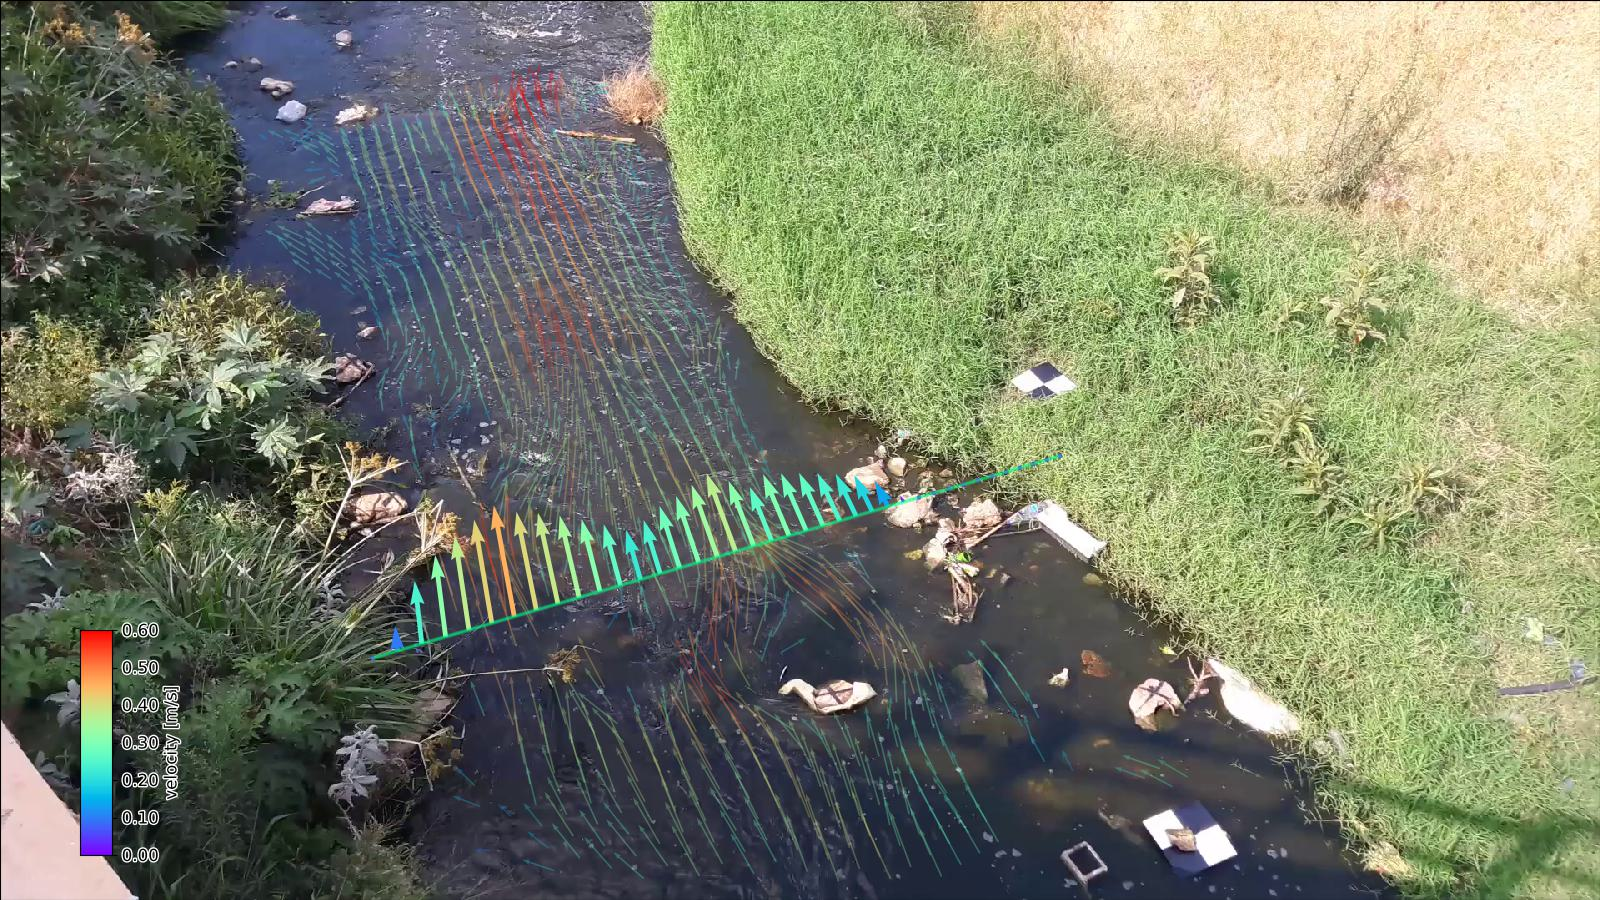

Generate this figure with Python:
import xarray as xr
import pandas as pd
import pyorc
from matplotlib.colors import Normalize
ds = xr.open_dataset("examples/ngwerere/ngwerere_masked.nc")

# also open the original video file, only one frame needed
video_file = "examples/ngwerere/ngwerere_20191103.mp4"

video = pyorc.Video(video_file, start_frame=0, end_frame=1)

# borrow the camera config from the velocimetry results
video.camera_config = ds.velocimetry.camera_config

# get the frame as rgb
da_rgb = video.get_frames(method="rgb")

# read a cross section
cross_section = pd.read_csv("examples/ngwerere/ngwerere_cross_section.csv")
x = cross_section["x"]
y = cross_section["y"]
z = cross_section["z"]

# get data over the cross section
ds_points = ds.velocimetry.get_transect(x, y, z, crs=32735, rolling=4)

# get vertically integrated velocities
ds_points_q = ds_points.transect.get_q(fill_method="log_interp")

# plot the rgb frame first. We use the "camera" mode to plot the camera perspective.
norm = Normalize(vmin=0., vmax=0.6, clip=False)

# plot the first frame and return the mappable
p = da_rgb[0].frames.plot(mode="camera")

# extract mean velocity and plot in camera projection
ds.mean(dim="time", keep_attrs=True).velocimetry.plot(
    ax=p.axes,  # use the axes already created with the first mappable
    mode="camera",  # show camera perspective
    cmap="rainbow",  # choose a colormap
    alpha=0.3,  # transparency (smaller is more transparent)
    norm=norm,  # color scale
)

# plot velocimetry point results in camera projection
ds_points_q.isel(quantile=2).transect.plot(
    ax=p.axes,  # refer to the axes already created
    mode="camera",  # show camera perspective
    cmap="rainbow",  # choose a colormap
    norm=norm,  # color scale
    add_colorbar=True  # as final touch, add a colorbar
)
